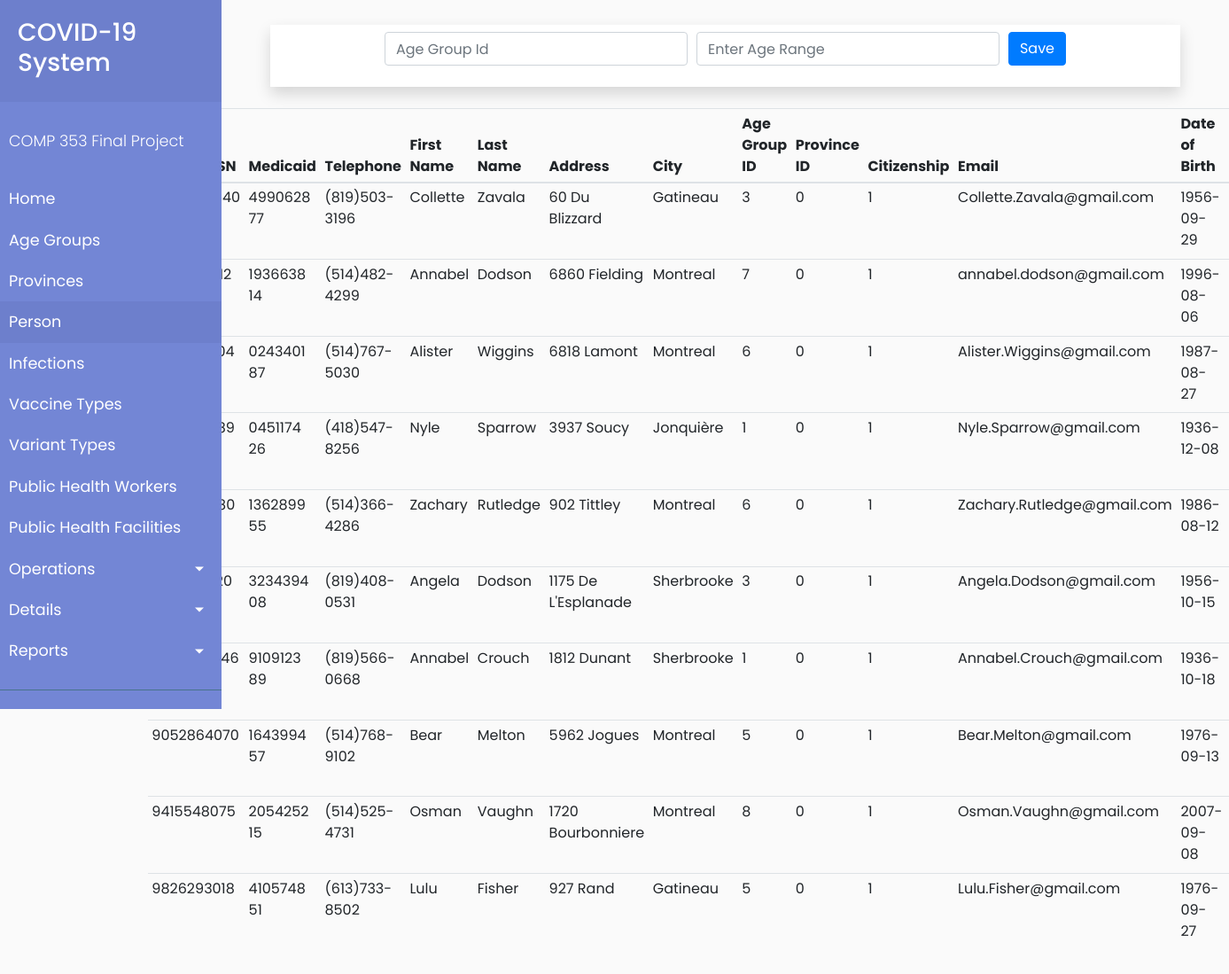
Before: /client/person.php with the older database file.
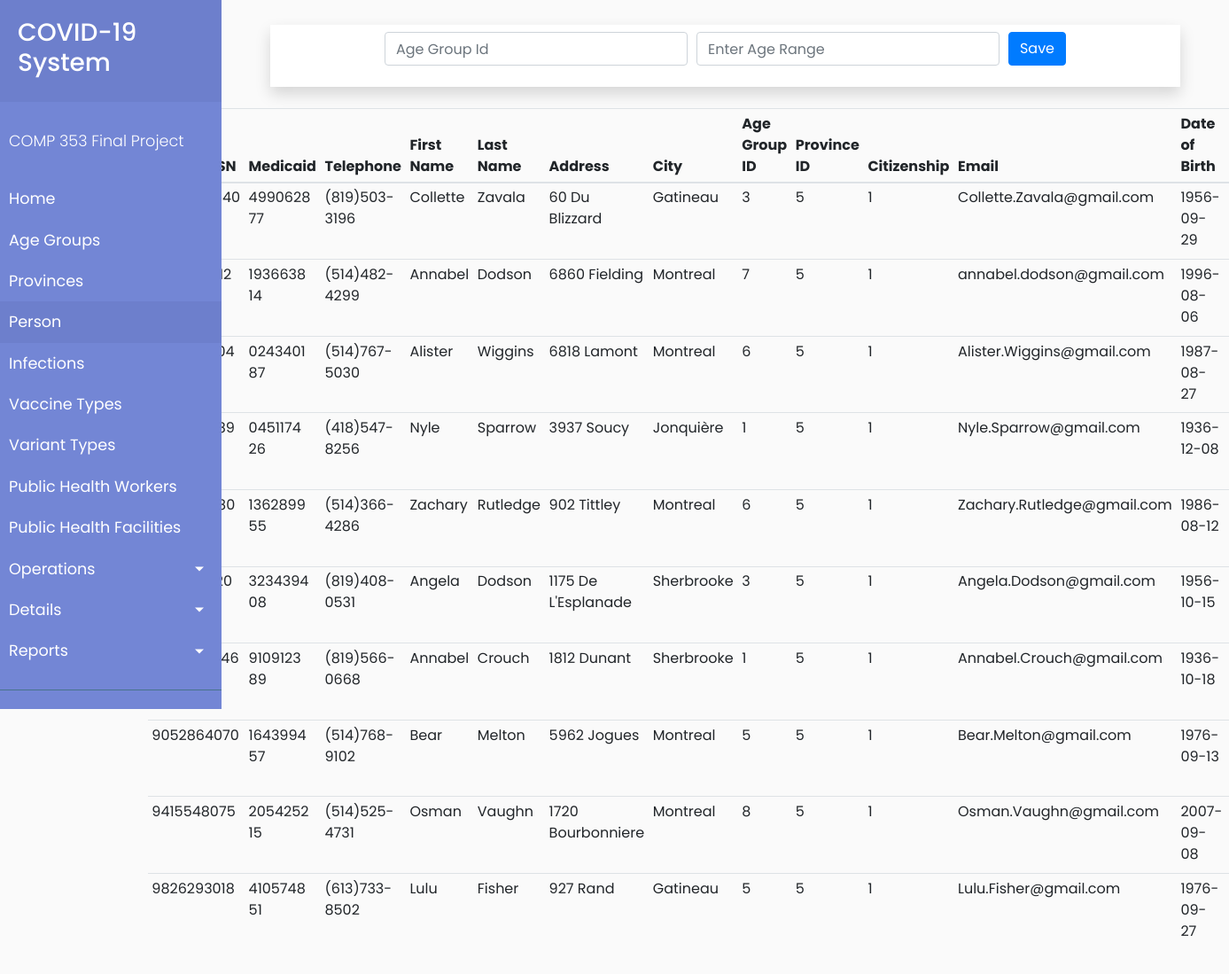
After: the same page with the newer database file.
### tables this page shows
CREATE TABLE Person (
  passportNumOrSSN VARCHAR(10),
  medicaidNum  VARCHAR(10),
  telephone VARCHAR(13),
  firstName VARCHAR(100),
  lastName VARCHAR(100),
  address VARCHAR(255),
  city VARCHAR(255),
  ageGroupID int,
  provinceID int,
  citizenship BOOLEAN, 
  email VARCHAR(255),
  dateOfBirth DATE,
  PRIMARY KEY(passportNumOrSSN),
      FOREIGN KEY (ageGroupID) REFERENCES AgeGroup(ageGroupID),
  FOREIGN KEY (provinceID) REFERENCES proviceCurrentAgeGroup(provinceID)


);

### client/processPerson.php (called while the page is built, shortened)
<?php
$update = false;
$ageGroupID = '';

### client/person.php (the view, shortened to what this page needs)
<?php
    $currentPage = 'Person';
    include('common/header.php');
?>
        <div id="content">
            <?php require_once 'processPerson.php'; ?>
            <div class="container">
                <div class="container mt-2 mb-4 p-2 shadow bg-white">
                    <div class="row justify-content-center">
                        <form action="processAgeGroup.php" method="POST">
                            <div class="form-row justify-center">
                                <div class="col-auto form-group">
                                    <input type="number" name="ageGroupID" class="form-control" value="<?php echo $ageGroupID; ?>" placeholder="Age Group Id">
                                </div>
                                <div class="col-auto form-group">
                                    <input type="text" name="ageRange" class="form-control" value="<?php echo $ageRange; ?>" placeholder="Enter Age Range">
                                </div>
                                <div class="col-auto form-group">
                                    <?php
                                    if ($update == true) :
                                    ?>
                                        <button type="submit" name="update" class="btn btn-info">Update</button>
                                    <?php else : ?>
                                        <button type="submit" name="save" class="btn btn-primary">Save</button>
                                    <?php endif; ?>
                                </div>
                        </form>
                    </div>
                </div>
            </div>
            <?php
            $mysqli = new mysqli('c353.c9ohujn2mpyl.us-east-1.rds.amazonaws.com', 'admin', 'hello123', 'PROJECT') or die(mysqli_error($mysqli));
            $result = $mysqli->query("SELECT * FROM Person") or die($mysqli->error);
            ?>
            <div class="row justify-content-center">
                <table class="table table-sm">
                    <thead>
                        <tr>
                            <th>Passport Num or SSN</th>
                            <th>Medicaid</th>
                            <th>Telephone</th>
                            <th>First Name</th>
                            <th>Last Name</th>
                            <th>Address</th>
                            <th>City</th>
                            <th>Age Group ID</th>
                            <th>Province ID</th>
                            <th>Citizenship</th>
                            <th>Email</th>
                            <th>Date of Birth</th>
                            <th colspan=2>Actions</th>
                        </tr>
                    </thead>
                    <?php
                    while ($row = $result->fetch_assoc()) : ?>
                        <tr>
                            <td><?php echo $row['passportNumOrSSN']; ?></td>
                            <td><?php echo $row['medicaidNum']; ?></td>
                            <td><?php echo $row['telephone']; ?></td>
                            <td><?php echo $row['firstName']; ?></td>
                            <td><?php echo $row['lastName']; ?></td>
                            <td><?php echo $row['address']; ?></td>
                            <td><?php echo $row['city']; ?></td>
                            <td><?php echo $row['ageGroupID']; ?></td>
                            <td><?php echo $row['provinceID']; ?></td>
                            <td><?php echo $row['citizenship']; ?></td>
                            <td><?php echo $row['email']; ?></td>
                            <td><?php echo $row['dateOfBirth']; ?></td>
                            <td>
                            </td>
                        </tr>
                    <?php endwhile; ?>
                </table>
            </div>
            </div>
        </div>
<?php
    include('common/footer.php');
?>

### client/common/header.php (shortened to what this page needs)
<!doctype html>
<html lang="en">
<head>
    <link rel="stylesheet" href="https://stackpath.bootstrapcdn.com/bootstrap/4.4.1/css/bootstrap.min.css">
    <link rel="stylesheet" href="index.css">
     <link rel="stylesheet" href="https://cdnjs.cloudflare.com/ajax/libs/malihu-custom-scrollbar-plugin/3.1.5/jquery.mCustomScrollbar.min.css">
</head>
<body>
    <div class="wrapper">
        <nav id="sidebar">
            <div class="sidebar-header">
                <h3> COVID-19 System</h3>
            </div>
            <ul class="list-unstyled components">
                <p>COMP 353 Final Project</p>
                <li class="<?php echo $currentPage == 'Home' ? 'active': ''?>">
                    <a href="index.php">Home</a>
                </li>
                <li class="<?php echo $currentPage == 'Age Group' ? 'active': ''?>">
                    <a href="ageGroup.php">Age Groups</a>
                </li>
                <li class="<?php echo $currentPage == 'Provinces' ? 'active': ''?>">
                    <a href="provinces.php">Provinces</a>
                </li>
                <li class="<?php echo $currentPage == 'Person' ? 'active': ''?>">
                    <a href="person.php">Person</a>
                </li>
                <li>
                    <a href="#">Infections</a>
                </li>
                <li>
                    <a href="#">Vaccine Types</a>
                </li>
                <li>
                    <a href="#">Variant Types</a>
                </li>
                <li>
                    <a href="#">Public Health Workers</a>
                </li>
                <li>
                    <a href="#">Public Health Facilities</a>
                </li>
                <li>
                    <a href="#pageSubmenuOp" data-toggle="collapse" aria-expanded="false" class="dropdown-toggle">Operations</a>
                </li>
                <li>
                    <a href="#pageSubmenuDetails" data-toggle="collapse" aria-expanded="false" class="dropdown-toggle">Details</a>
                </li>
                <li>
                    <a href="#pageSubmenuReports" data-toggle="collapse" aria-expanded="false" class="dropdown-toggle">Reports</a>
                </li>
            </ul>
        </nav>

### client/common/footer.php (shortened to what this page needs)
</body>

### client/index.css (style rules this page uses)
body { font-family: "Poppins", sans-serif; background: #fafafa; }
p { font-family: "Poppins", sans-serif; font-size: 1.1em; font-weight: 300; line-height: 1.7em; color: #999; }
a, a:hover, a:focus { color: inherit; text-decoration: none; transition: all 0.3s; }
.wrapper { display: flex; width: 100%; }
#sidebar { width: 250px; position: fixed; top: 0; left: 0; height: 100vh; z-index: 999; background: #7386d5; color: #fff; transition: all 0.3s; }
#sidebar .sidebar-header { padding: 20px; background: #6d7fcc; }
#sidebar ul.components { padding: 20px 0; border-bottom: 1px solid #47748b; }
#sidebar ul p { color: #fff; padding: 10px; }
#sidebar ul li a { padding: 10px; font-size: 1.1em; display: block; }
#sidebar ul li.active > a, a[aria-expanded="true"] { color: #fff; background: #6d7fcc; }
a[data-toggle="collapse"] { position: relative; }
.dropdown-toggle::after { display: block; position: absolute; top: 50%; right: 20px; transform: translateY(-50%); }
#content { width: calc(100% - 250px); padding: 20px 40px 40px 40px; min-height: 100vh; transition: all 0.3s; position: absolute; top: 0; right: 0; }

Changed rows visible on the page:
changed person "Collette": provinceID "0" → "5"
changed person "6860 Fielding": provinceID "0" → "5"
changed person "Alister": provinceID "0" → "5"
changed person "Nyle": provinceID "0" → "5"
changed person "Zachary": provinceID "0" → "5"
changed person "Angela": provinceID "0" → "5"
changed person "Crouch": provinceID "0" → "5"
changed person "Bear": provinceID "0" → "5"
changed person "Osman": provinceID "0" → "5"
changed person "Lulu": provinceID "0" → "5"
